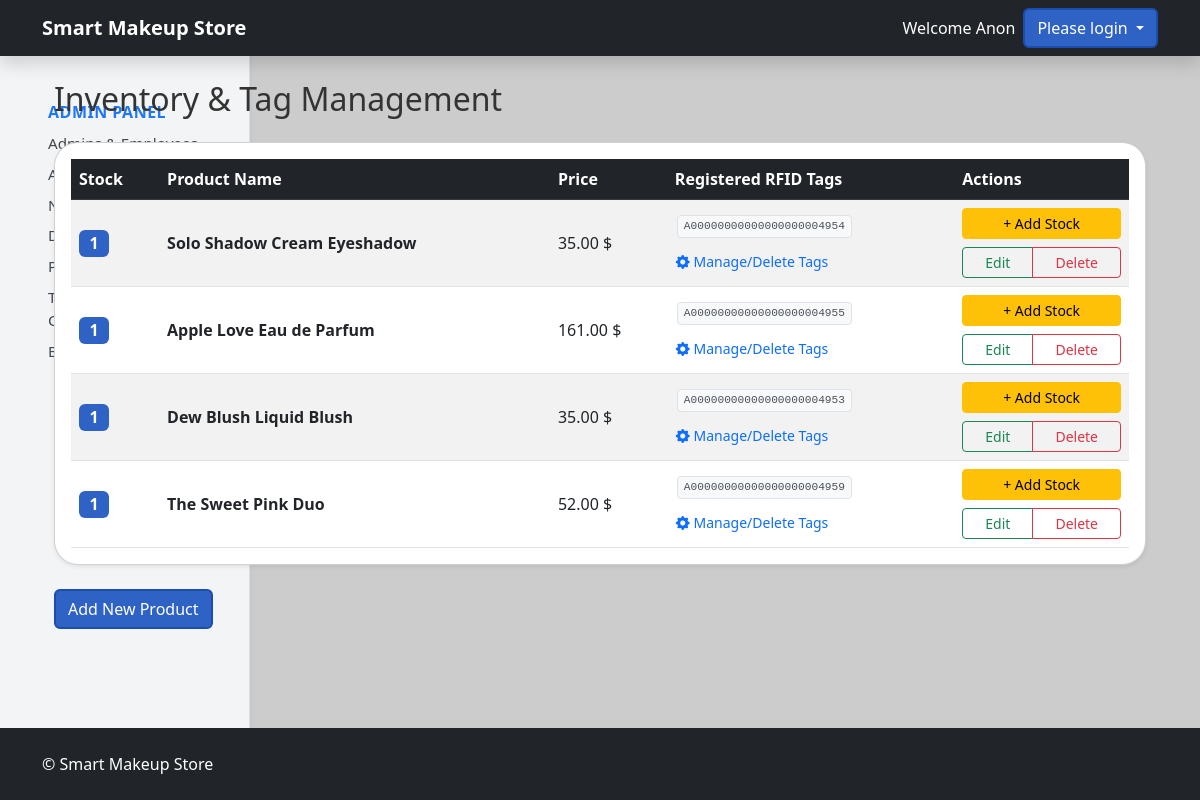
The app's page /admin-dashboard/products, older data.
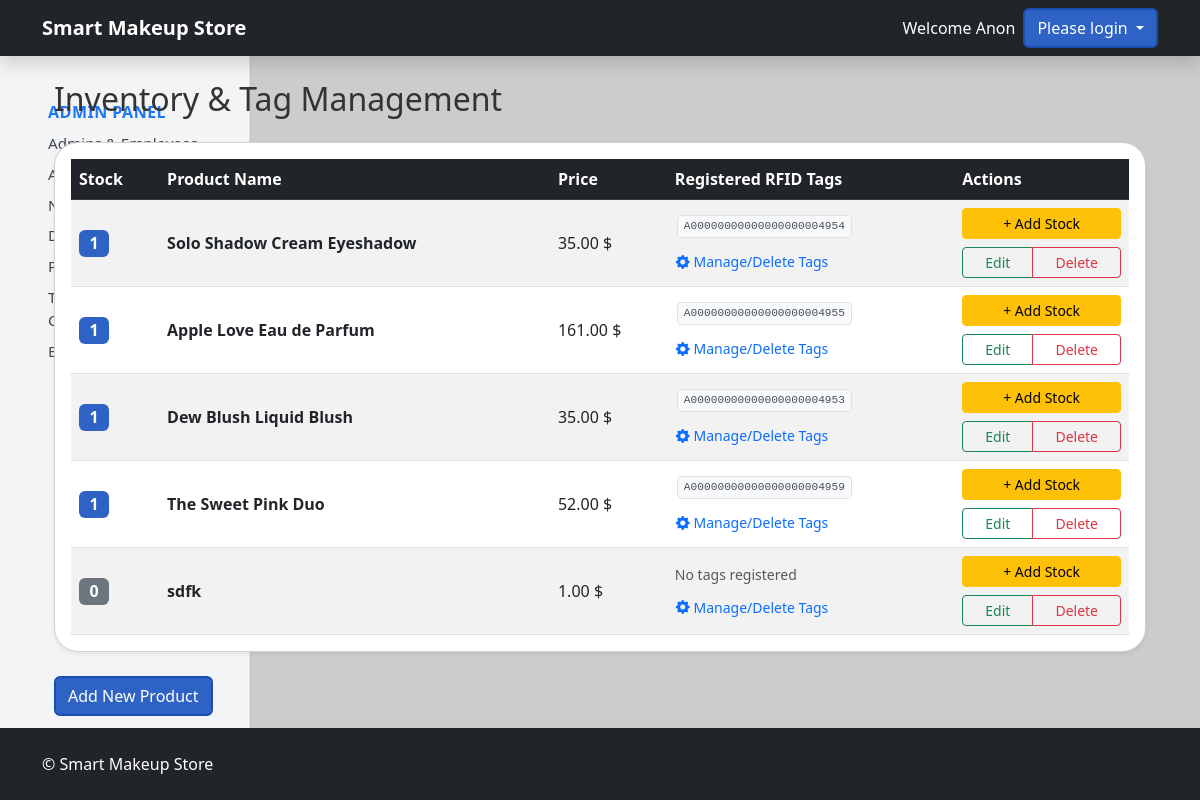
The same page, newer data.
### tables this page shows
CREATE TABLE products (
            product_id INTEGER PRIMARY KEY AUTOINCREMENT,
            category_id INTEGER DEFAULT NULL,
            product_name TEXT NOT NULL,
            product_description TEXT DEFAULT NULL,
            product_price REAL NOT NULL,
            product_company TEXT,
            product_stock_quantity INTEGER DEFAULT 0,
            product_created_at DATETIME DEFAULT CURRENT_TIMESTAMP,
            product_updated_at DATETIME,
            FOREIGN KEY(category_id) REFERENCES categories(category_id)
        );

### routes/store.py (the view)
@app.route('/admin-dashboard/products')
def productList():
    storeDb = db.getDB()
    query = '''
        SELECT p.*,
               (SELECT GROUP_CONCAT(r.rfid_tag, '/') FROM product_rfid r WHERE r.product_id = p.product_id) as rfid_tag,
               (SELECT COUNT(r.rfid_id) FROM product_rfid r WHERE r.product_id = p.product_id) as stock
        FROM products p
    '''
    products = storeDb.execute(query).fetchall()
    storeDb.close()
    return render_template('productsList.html', products=products)

### models/database.py (called while the page is built)
def getDB():
    conn = sqlite3.connect('store.db', check_same_thread=False)
    conn.row_factory = sqlite3.Row
    return conn

### templates/productsList.html (shortened to what this page needs)
{% extends "base.html" %} {% block content %}
<div class="container my-4">
  <h2 class="mb-4">Inventory & Tag Management</h2>
  {% include "adminSidebar.html" with context %} {% if products|length == 0 %}
  <div class="alert alert-warning">No products found.</div>
  {% else %}
  <div class="card shadow-sm mb-4">
    <div class="card-body p-3">
      <table class="table table-striped table-hover align-middle mb-0">
        <thead class="table-dark">
          <tr>
            <th>Stock</th>
            <th>Product Name</th>
            <th>Price</th>
            <th>Registered RFID Tags</th>
            <th>Actions</th>
          </tr>
        </thead>
        <tbody>
          {% for product in products %}
          <tr>
            <td>
               {% if
              product.rfid_tag and product.rfid_tag.strip() != "" %} {% set
              tags_list = product.rfid_tag.split('/') %}
              <span class="badge bg-primary fs-6">{{ tags_list|length }}</span>
              {% else %}
              <span class="badge bg-secondary fs-6">0</span>
              {% endif %}
            </td>
            <td><strong>{{ product.product_name }}</strong></td>
            <td>{{ "%.2f"|format(product.product_price) }} $</td>
            <td>
              <div class="d-flex flex-wrap mb-2">
                {% if product.rfid_tag and product.rfid_tag.strip() != "" %} {%
                for tag in product.rfid_tag.split('/') %}
                <span class="tag-badge">{{ tag.strip() }}</span>
                {% endfor %} {% else %}
                <span class="text-muted small">No tags registered</span>
                {% endif %}
              </div>
              <a
                href="{{ url_for('store.tagsList', product_id=product.product_id) }}"
                class="btn btn-link btn-sm p-0 text-decoration-none"
              >
                <i class="bi bi-gear-fill"></i> Manage/Delete Tags
              </a>
            </td>
            <td>
              <div class="d-grid gap-2">
                <button
                  type="button"
                  class="btn btn-sm btn-warning"
                  data-bs-toggle="modal"
                  data-bs-target="#addRfidModal{{ product.product_id }}"
                  onclick="startRfidScan('{{ product.product_id }}')"
                >
                  + Add Stock
                </button>
                <div class="btn-group w-100">
                  <a
                    href="{{ url_for('store.productUpdate', product_id=product.product_id) }}"
                    class="btn btn-sm btn-outline-success"
                    >Edit</a
                  >
                  <a
                    href="{{ url_for('store.productDelete', product_id=product.product_id) }}"
                    class="btn btn-sm btn-outline-danger"
                    >Delete</a
                  >
                </div>
              </div>
            </td>
          </tr>
          {% endfor %}
        </tbody>
      </table>
    </div>
  </div>
      <a href="{{url_for('store.productCreate')}}" class="btn btn-primary">Add New Product</a>
  {% endif %}
</div>
{% endblock %}

### templates/base.html (shortened to what this page needs)
<!doctype html>
<html>
  <head>
    <link href="https://cdn.jsdelivr.net/npm/bootstrap@5.3.0/dist/css/bootstrap.min.css" rel="stylesheet"/>
    <link href="https://cdn.jsdelivr.net/npm/bootstrap-icons@1.11.1/font/bootstrap-icons.css" rel="stylesheet">
    <link rel="stylesheet" href="{{ url_for('static', filename='css/00-Global-Styles.css') }}">
  </head>
  <body>
    <main>
        <nav class="navbar navbar-expand-lg navbar-dark bg-dark shadow">
        <div class="container">
            <a class="navbar-brand" href="{{ url_for('store.storeIndex') }}">
            <b>Smart Makeup Store</b>
            </a>
          <div class="ms-auto text-white d-flex align-items-center">
            {% if session.get('user_first_name') %}
              <span class="me-2">Welcome {{ session.get('user_first_name') }}</span>
              <form method="GET" action="{{ url_for('store.logout') }}">
                <button type="submit" class="btn btn-danger btn-sm">Logout</button>
              </form>
            {% else %}
              <span class="me-2">Welcome Anon</span>
              <div class="dropdown">
                <button class="btn btn-primary dropdown-toggle"
                        type="button"
                        id="loginDropdown"
                        data-bs-toggle="dropdown"
                        data-bs-auto-close="outside"
                        aria-expanded="false">
                  Please login
                </button>
                {% endif %}
            </div>
            </div>
        </div>
        </nav>
      <div class="container mt-4">{% block content %}{% endblock %}</div>
      <footer class="bg-dark text-white py-4 mt-auto">
        <div class="container d-flex justify-content-between align-items-center">
            <span>&copy; {{ current_year }} Smart Makeup Store</span>
        </div>
      </footer>
    </main>
  </body>
</html>

### templates/adminSidebar.html (shortened to what this page needs)
<nav
  class="admin-sidebar col-md-3 col-lg-2 d-md-block bg-light vh-100 border-end shadow-sm"
>
  <div class="position-sticky top-0 pt-4 pb-4 px-2">
    <nav class="nav flex-column">
      <a
        class="nav-link px-2 py-1 rounded"
        href="{{ url_for('store.adminDashboard') }}"
      >
        <span class="text-primary fw-bold mb-2">Admin Panel</span>
      </a>
      <a
        class="nav-link px-2 py-1 rounded"
        href="{{ url_for('store.adminDashboard') }}#staff-section"
        >Admins & Employees</a
      >
      <a
        class="nav-link px-2 py-1 rounded"
        href="{{ url_for('store.adminDashboard') }}#all-users-section"
        >All Users</a
      >
      <a
        class="nav-link px-2 py-1 rounded"
        href="{{ url_for('store.adminDashboard') }}#notifications-section"
        >Notifications</a
      >
      <a
        class="nav-link px-2 py-1 rounded"
        href="{{ url_for('store.adminDashboard') }}#db-overview-section"
        >Database Overview</a
      >
      <a
        class="nav-link px-2 py-1 rounded"
        href="{{ url_for('store.productList') }}"
        >Products</a
      >
      <a
        class="nav-link px-2 py-1 rounded"
        href="{{ url_for('store.temperatureMonitor') }}"
        >Temperature Controller</a
      >
      <a
        class="nav-link px-2 py-1 rounded"
        href="{{ url_for('store.ble_scan_view') }}"
        >Bluetooth Sensor</a
      >
      <button
        class="btn btn-toggle align-items-center rounded collapsed"
        data-bs-toggle="collapse"
        data-bs-target="#dashboard-collapse"
        aria-expanded="false"
        style="text-align: left"
      >
      </button>
    </nav>
  </div>
</nav>

### static/css/00-Global-Styles.css (style rules this page uses)
body, html { background-color: #ccc !important; color: #333; display: flex; flex-direction: column; margin: 0; padding: 0; min-height: 100vh; }
nav { position: absolute; top: 0px; }
.bg-primary, .btn-primary { background-color: #2e62c4 !important; }
.btn-primary { border: 2px solid #1a4dad; }
.card { border-radius: 1.5rem !important; }
footer { background-color: #2e62c4; color: #fff; padding: 1rem 0; flex-shrink: 0; text-align: center; position: absolute; bottom: 0; width: 100%; }
.admin-sidebar { position: absolute; top: 0; left: 0; min-height: 100vh; max-height: 100%; width: 250px; padding: 6rem 2rem; z-index: -1; opacity: 0.9; }
main { position: absolute; z-index: 1; min-height: 100vh; max-height: 100%; min-width: 100vw; max-width: 100%; padding: 0; margin: 0; overflow: hidden; }
.admin-sidebar .nav-link { color: #343a40; font-size: 0.95rem; transition: background-color 0.2s, color 0.2s; }
.admin-sidebar span.text-primary { font-size: 1rem; text-transform: uppercase; letter-spacing: 0.5px; }

### templates/productsList.html (style rules this page uses)
.tag-badge { display: inline-block; background-color: #f8f9fa; border: 1px solid #dee2e6; border-radius: 4px; padding: 2px 6px; margin: 2px; font-family: monospace; font-size: 0.7rem; color: #495057; }

Row changes from the older to the newer data that the page shows:
added products: shows "0", product_name "sdfk", product_price "1.00", shows "No tags registered"
